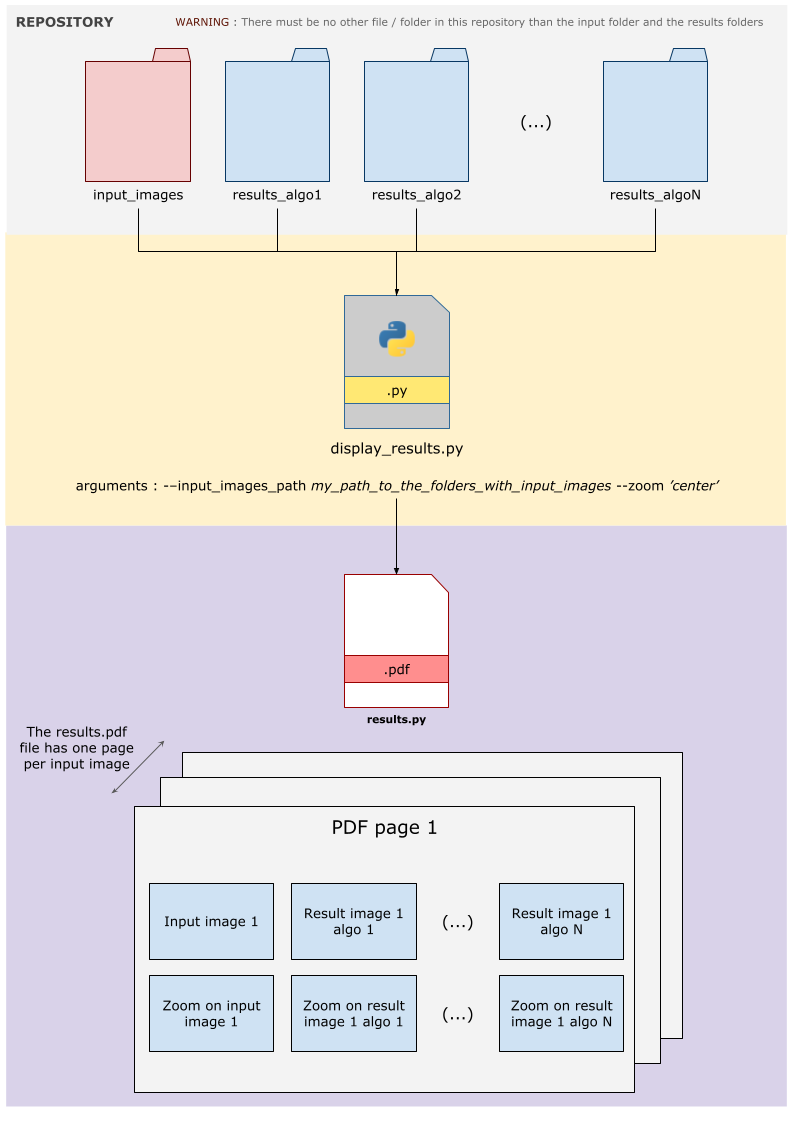
#> input picture display_tool/illustrations/display_tool.png, 793 x 1121 px
$ python crop_dataset.py --input_folder ../display_tool/illustrations --output_folder out
#> lines starting #> are read from the running program, lines starting #| are printed output that depends on the picture
#> in resize_image, image is the input picture: shape (1121, 793, 3); mean B, G, R 225, 225.9, 230.1
# ------------------------------------------------------------------------------------------
# ----- IMPORTS ----------------------------------------------------------------------------
# ------------------------------------------------------------------------------------------

import os
import cv2
import tqdm
import argparse

import numpy as np


# ------------------------------------------------------------------------------------------
# ----- ARGUMENT PARSING -------------------------------------------------------------------
# ------------------------------------------------------------------------------------------

parser = argparse.ArgumentParser()

parser.add_argument('--input_folder', type=str, required=True, help="path to folder with bmp images")
parser.add_argument('--output_folder', type=str, required=True, help="path to folder to save png images")

args = parser.parse_args()

input_folder = args.input_folder
output_folder = args.output_folder

image_extensions = ['.png', '.jpg', '.JPG', '.jpeg', '.JPEG']


# ------------------------------------------------------------------------------------------
# ----- FUNCTIONS FOR MAIN() ---------------------------------------------------------------
# ------------------------------------------------------------------------------------------

def central_crop(image:np.array, width:int, height:int):
    """This function will center crop an image to given width and height
    Args:
        image (np.array): image read in a numpy array
        width (int): cropping dimensions
        height (int): cropping dimensions
    Returns:
        np.array: image cropped to given dimensions
    """
#> called with width = 1200, height = 1600
    h, w, c = image.shape
#> h = 1121; w = 793; c = 3
    x_margin, y_margin = (h - height)//2, (w - width)//2
#> x_margin = -240; y_margin = -204
    return image[x_margin:x_margin+height, y_margin:y_margin+width,:]
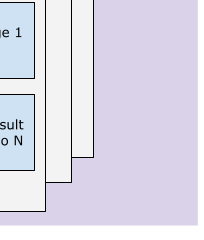
#> returned value: shape (240, 204, 3); mean of channels 0, 1, 2 233.1, 218.9, 220.8; drawn as B, G, R


def resize_image(image_path:str, output_path:str, height:int=1200, width:int=1600):
    """This function central crops an image to given height and width and save it
    to the output_path given as argument
    Args:
        image_path (str): path to read image
        output_path (str): path to save image
        height (int): cropping dimension
        width (int): cropping dimension
    """
    image = cv2.imread(image_path)
    image = central_crop(image, height, width)
    if not cv2.imwrite(output_path, image):
        print(f"error resize {image_path} // {output_path}")


def resize_folder(input_folder:str, output_folder:str, height:int=1200, width:int=1600):
    """This function will resize a whole folder containing images and save the
    images to another given folder output folder.

    Args:
        input_folder (str): _description_
        output_folder (str): _description_
        height (int): cropping dimension
        width (int): cropping dimension
    """
    for a_file in tqdm.tqdm(os.listdir(input_folder)):

        if os.path.splitext(a_file)[1] in image_extensions:
            image_path = os.path.join(input_folder, a_file)
            output_path = os.path.join(output_folder, a_file)
            resize_image(image_path, output_path, height=1200, width=1600)

        else: print(f"{a_file} detected as not image")
#> pass 2 of the loop in resize_folder, `for a_file in tqdm.tqdm(os.listdir(input_folder)):`:
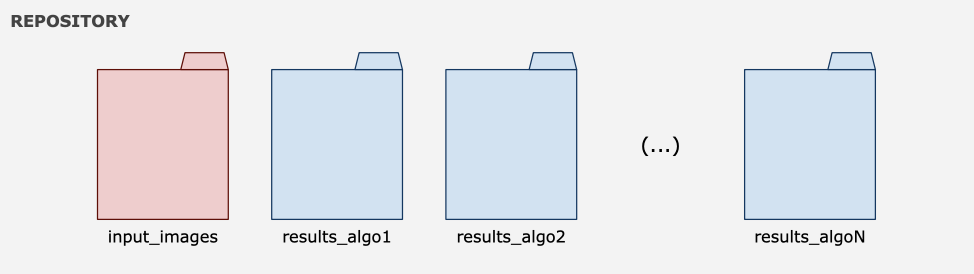
#> input picture display_tool/illustrations/folders_organization.png, 1948 x 548 px (shown at 1/2 size)
#> in resize_image, image is the input picture: shape (548, 1948, 3); mean B, G, R 235.5, 231.8, 230.6
#> in central_crop (call 2), `return image[x_margin:x_margin+height, y_margin:y_margin+width,:]`:
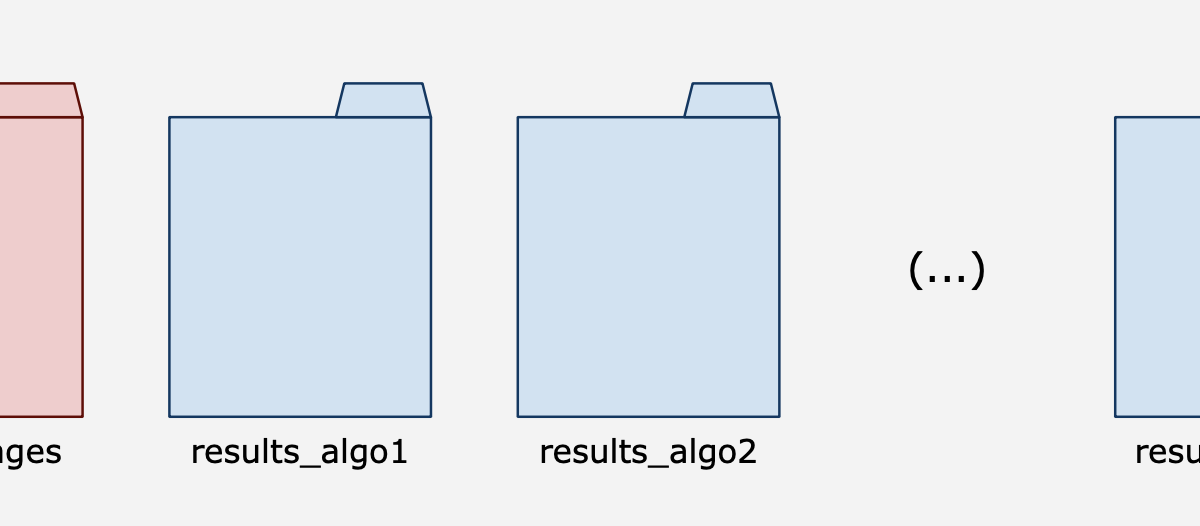
#> returned value: shape (526, 1200, 3); mean of channels 0, 1, 2 236.6, 231.8, 228.3; drawn as B, G, R


# ------------------------------------------------------------------------------------------
# ----- MAIN() -----------------------------------------------------------------------------
# ------------------------------------------------------------------------------------------

def main():

    if not os.path.isdir(input_folder):
        raise Exception(f"{input_folder} is not a directory")

    if not os.path.isdir(output_folder):

        print(f"{output_folder} directory does not exist")
        print(f"creating {output_folder}...")
        os.mkdir(output_folder)

    resize_folder(input_folder, output_folder)

# ------------------------------------------------------------------------------------------
# ------------------------------------------------------------------------------------------
# ------------------------------------------------------------------------------------------

if __name__ == '__main__':
    main()
